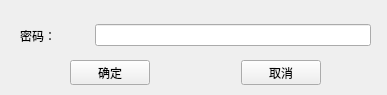
<?xml version="1.0" encoding="UTF-8"?>
<ui version="4.0">
 <class>Authenticator</class>
 <widget class="QWidget" name="Authenticator">
  <property name="geometry">
   <rect>
    <x>0</x>
    <y>0</y>
    <width>387</width>
    <height>95</height>
   </rect>
  </property>
  <property name="windowTitle">
   <string>Authenticator</string>
  </property>
  <widget class="QWidget" name="">
   <property name="geometry">
    <rect>
     <x>20</x>
     <y>20</y>
     <width>351</width>
     <height>31</height>
    </rect>
   </property>
   <layout class="QHBoxLayout" name="horizontalLayout" stretch="2,8">
    <item>
     <widget class="QLabel" name="label">
      <property name="text">
       <string>密码：</string>
      </property>
     </widget>
    </item>
    <item>
     <widget class="QLineEdit" name="auth_line">
      <property name="echoMode">
       <enum>QLineEdit::Password</enum>
      </property>
     </widget>
    </item>
   </layout>
  </widget>
  <widget class="QWidget" name="">
   <property name="geometry">
    <rect>
     <x>70</x>
     <y>60</y>
     <width>251</width>
     <height>25</height>
    </rect>
   </property>
   <layout class="QHBoxLayout" name="horizontalLayout_2">
    <item>
     <widget class="QPushButton" name="auth_comfirm_btn">
      <property name="text">
       <string>确定</string>
      </property>
     </widget>
    </item>
    <item>
     <spacer name="horizontalSpacer_2">
      <property name="orientation">
       <enum>Qt::Horizontal</enum>
      </property>
      <property name="sizeHint" stdset="0">
       <size>
        <width>40</width>
        <height>20</height>
       </size>
      </property>
     </spacer>
    </item>
    <item>
     <widget class="QPushButton" name="auth_cancel_btn">
      <property name="text">
       <string>取消</string>
      </property>
     </widget>
    </item>
   </layout>
  </widget>
 </widget>
 <resources/>
 <connections/>
</ui>
